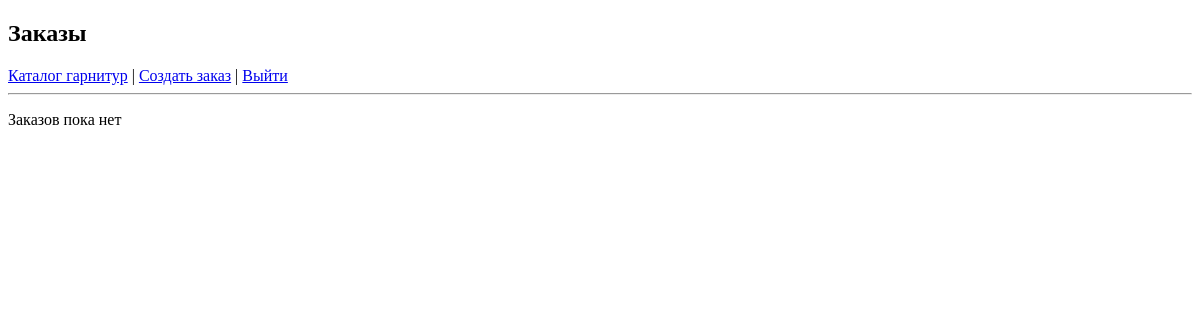
Page /shop/orders/ (signed in) on the earlier database version.
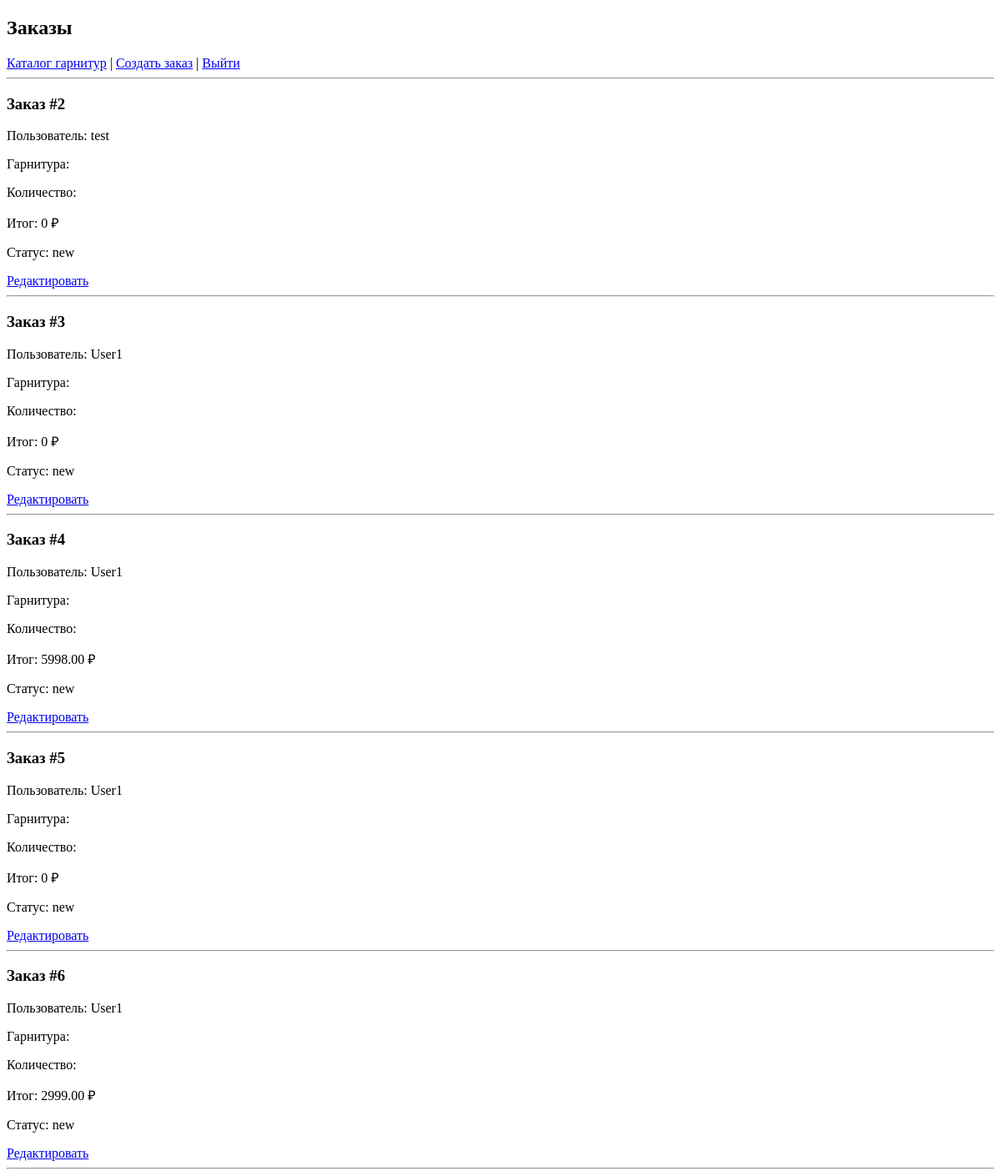
Same page on the later database version.
### shop/models.py (models this page shows, shortened)
class Order(models.Model):
    STATUS_CHOICES = [
        ('new', 'Новый'),
        ('processing', 'В обработке'),
        ('done', 'Завершен'),
    ]
    user = models.ForeignKey(User, on_delete=models.CASCADE)
    status = models.CharField(max_length=20, choices=STATUS_CHOICES, default='new')
    created_at = models.DateTimeField(auto_now_add=True)
    def total_price(self):
        return sum(item.total_price for item in self.items.all())

class OrderItem(models.Model):
    order = models.ForeignKey(Order, on_delete=models.CASCADE, related_name='items')
    headset = models.ForeignKey(Headset, on_delete=models.CASCADE)
    quantity = models.PositiveIntegerField()
    price_at_moment = models.DecimalField(max_digits=10, decimal_places=2)
    @property
    def total_price(self):
        return self.quantity * self.price_at_moment

### shop/views.py (the view)
# urls.py: path('orders/', views.order_list, name='order_list'),
@login_required
def order_list(request):
    if is_manager(request.user) or request.user.is_superuser:
        orders = Order.objects.all()
    else:
        orders = Order.objects.filter(user=request.user)
    return render(request, 'order_list.html', {'orders': orders})

### shop/views.py (called while the page is built)
def is_manager(user):
    return user.groups.filter(name='Manager').exists()

### shop/templates/order_list.html (shortened to what this page needs)
<!DOCTYPE html>
<html>
<head>
</head>
<body>
<h2>Заказы</h2>
<a href="{% url 'headset_list' %}">Каталог гарнитур</a> |
<a href="{% url 'order_create' %}">Создать заказ</a> |
<a href="{% url 'logout' %}">Выйти</a>
<hr>
{% for order in orders %}
    <div>
        <h3>Заказ #{{ order.id }}</h3>
        <p>Пользователь: {{ order.user.username }}</p>
        <p>Гарнитура: {{ order.headset.brand }} {{ order.headset.name }}</p>
        <p>Количество: {{ order.quantity }}</p>
        <p>Итог: {{ order.total_price }} ₽</p>
        <p>Статус: {{ order.status }}</p>
        {% if user.is_superuser %}
            <a href="{% url 'order_update' order.id %}">Редактировать</a>
        {% endif %}
        <hr>
    </div>
{% empty %}
    <p>Заказов пока нет</p>
{% endfor %}
</body>
</html>

Differences in the rows shown:
added Order: id "2", user.username "test", total_price "0", status "new"
added Order: id "3", user.username "User1", total_price "0", status "new"
added Order: id "4", user.username "User1", total_price "5998.00", status "new"
added Order: id "5", user.username "User1", total_price "0", status "new"
added Order: id "6", user.username "User1", total_price "2999.00", status "new"
Other differences:
text no longer shown: "Заказов пока нет"
